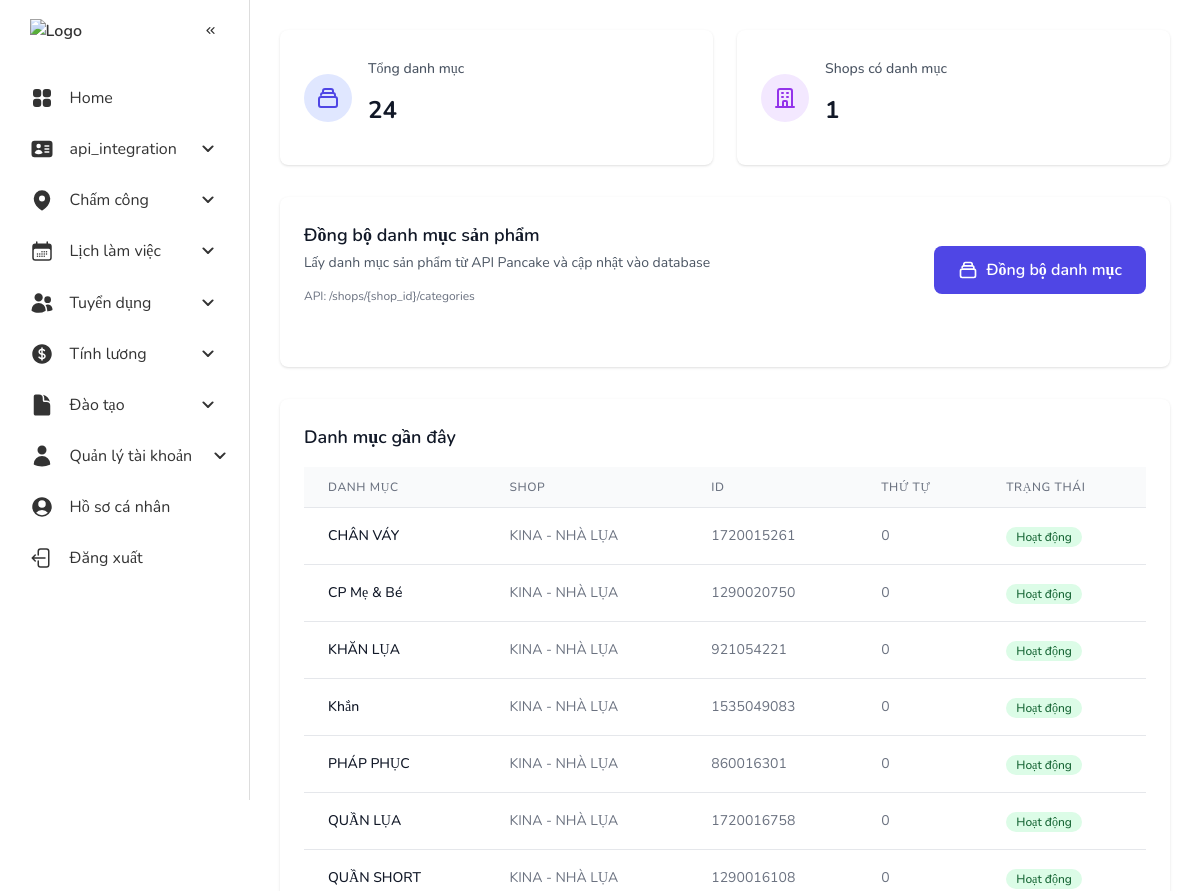
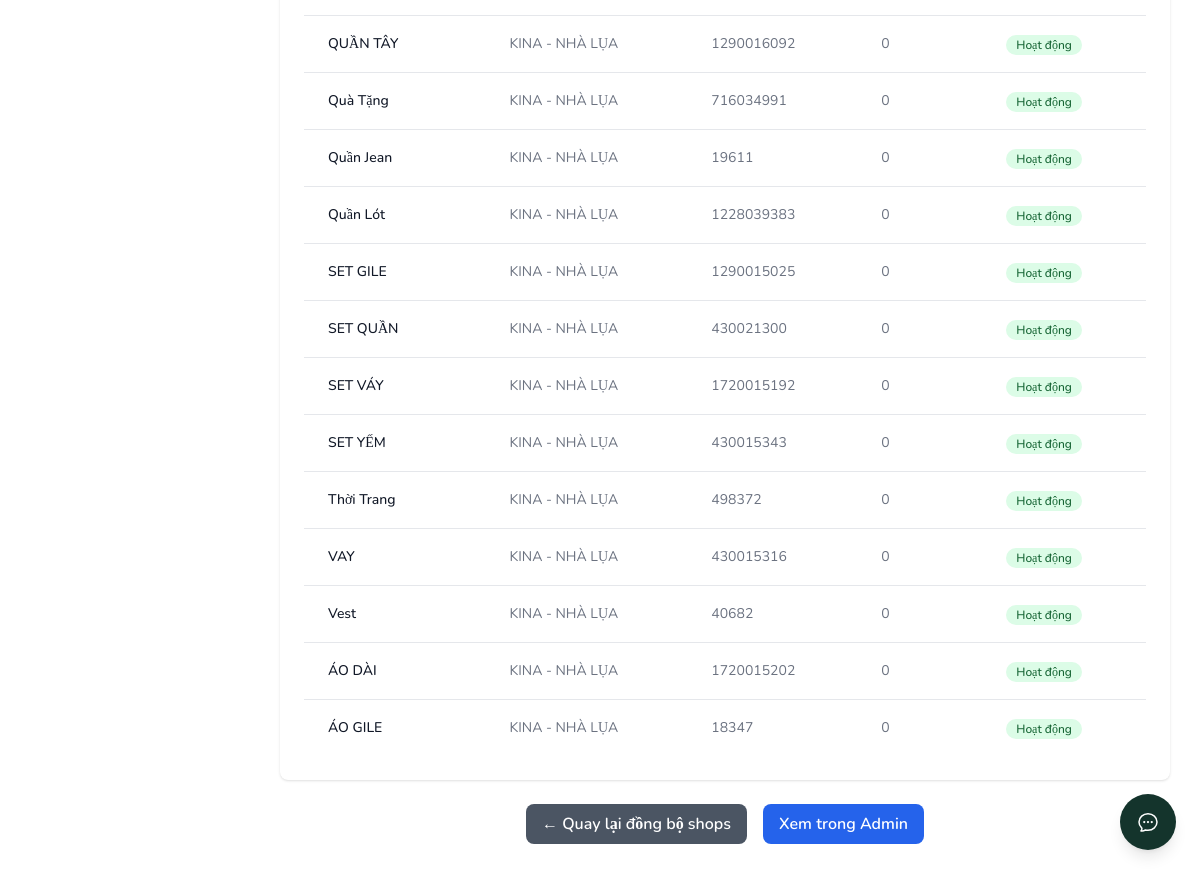
Page /api-integration/sync-categories/ (signed in) on the committed database (2 pictures, top to bottom).
### shops/models.py (models this page shows, shortened)
class Category(models.Model):
    shop = models.ForeignKey(Shop, on_delete=models.CASCADE, related_name='categories')
    pancake_id = models.IntegerField()
    name = models.CharField(max_length=255)
    description = models.TextField(blank=True, null=True)
    parent = models.ForeignKey('self', on_delete=models.CASCADE, null=True, blank=True, related_name='children')
    sort_order = models.IntegerField(default=0)
    is_active = models.BooleanField(default=True)
    created_at = models.DateTimeField(auto_now_add=True)
    updated_at = models.DateTimeField(auto_now=True)
    class Meta:
        db_table = 'categories'
        verbose_name = 'Danh mục'
        verbose_name_plural = 'Danh mục'
        unique_together = ['shop', 'pancake_id']
        ordering = ['sort_order', 'name']

class Shop(models.Model):
    pancake_id = models.IntegerField(unique=True)
    name = models.CharField(max_length=255)
    currency = models.CharField(max_length=10, default='VND')
    avatar_url = models.URLField(blank=True, null=True)
    link_post_marketer = models.JSONField(default=list, blank=True)
    created_at = models.DateTimeField(auto_now_add=True)
    updated_at = models.DateTimeField(auto_now=True)
    last_sync = models.DateTimeField(default=timezone.now)
    class Meta:
        db_table = 'shops'
        verbose_name = 'Cửa hàng'
        verbose_name_plural = 'Cửa hàng'

### api_integration/views.py (the view)
# urls.py: path('sync-categories/', views.sync_categories, name='sync_categories'),
@login_required
@require_http_methods(["GET", "POST"])
def sync_categories(request):
    if request.method == 'POST':
        vietnam_start_time = _get_vietnam_time()
        try:
            result = _sync_all_categories()
            vietnam_end_time = _get_vietnam_time()
            message_parts = [
                f'Đồng bộ hoàn tất: {result.categories_created} danh mục mới, '
                f'{result.categories_updated} danh mục cập nhật'
            ]
            if result.errors:
                message_parts.append(f'{len(result.errors)} lỗi')
            context = {
                'success': len(result.errors) == 0,
                'message': ', '.join(message_parts),
                'sync_time': vietnam_end_time,
                'categories': Category.objects.all().order_by('shop__name', 'name')[:20],
                'synced_categories': result.categories_created + result.categories_updated,
                'error_count': len(result.errors),
                'error_details': result.errors[:5]
            }
            if request.headers.get('Content-Type') == 'application/json':
                return JsonResponse({
                    'success': len(result.errors) == 0,
                    'message': 'Đồng bộ danh mục thành công' if not result.errors else 'Đồng bộ có lỗi',
                    'data': {
                        'categories_created': result.categories_created,
                        'categories_updated': result.categories_updated,
                        'errors': len(result.errors),
                        'error_details': result.errors[:5],
                        'timestamp': vietnam_end_time.isoformat()
                    }
                })
        except Exception as e:
            vietnam_error_time = _get_vietnam_time()
            logger.error(f"Critical error in sync_categories: {e}", exc_info=True)
            context = {
                'success': False,
                'message': f'Lỗi đồng bộ danh mục: {str(e)}',
                'sync_time': vietnam_error_time,
                'categories': Category.objects.all().order_by('shop__name', 'name')[:20]
            }
            if request.headers.get('Content-Type') == 'application/json':
                return JsonResponse({
                    'success': False,
                    'message': f'Lỗi đồng bộ: {str(e)}',
                    'error_code': 'SYNC_FAILED',
                    'timestamp': vietnam_error_time.isoformat()
                }, status=500)
    else:
        vietnam_now = _get_vietnam_time()
        context = {
            'total_shops': Shop.objects.count(),
            'total_categories': Category.objects.count(),
            'categories': Category.objects.all().select_related('shop', 'parent').order_by('shop__name', 'name')[:20],
            'current_time': vietnam_now,
            'timezone_info': 'GMT+7 (Việt Nam)'
        }
    return render(request, 'sync_categories.html', context)

### api_integration/views.py (called while the page is built)
def _get_vietnam_time(dt=None):
    if dt is None:
        return timezone.now().astimezone(VIETNAM_TZ)
    if dt.tzinfo is None:
        dt = pytz.UTC.localize(dt)
    return dt.astimezone(VIETNAM_TZ)

### api_integration/templates/sync_categories.html (shortened to what this page needs)
{% extends 'base_generic.html' %}
{% block content %}
<div class="grid grid-cols-1 md:grid-cols-2 gap-6 mb-8">
    <div class="bg-white rounded-lg shadow p-6">
        <div class="flex items-center">
            <div class="p-3 rounded-full bg-indigo-100 mr-4">
                <svg class="w-6 h-6 text-indigo-600" fill="none" stroke="currentColor" viewBox="0 0 24 24">
                    <path stroke-linecap="round" stroke-linejoin="round" stroke-width="2" d="M19 11H5m14 0a2 2 0 012 2v6a2 2 0 01-2 2H5a2 2 0 01-2-2v-6a2 2 0 012-2m14 0V9a2 2 0 00-2-2M5 9a2 2 0 012-2m0 0V5a2 2 0 012-2h6a2 2 0 012 2v2M7 7h10"/>
                </svg>
            </div>
            <div>
                <p class="text-sm font-medium text-gray-600">Tổng danh mục</p>
                <p class="text-2xl font-bold text-gray-900">{{ total_categories }}</p>
            </div>
        </div>
    </div>
    <div class="bg-white rounded-lg shadow p-6">
        <div class="flex items-center">
            <div class="p-3 rounded-full bg-purple-100 mr-4">
                <svg class="w-6 h-6 text-purple-600" fill="none" stroke="currentColor" viewBox="0 0 24 24">
                    <path stroke-linecap="round" stroke-linejoin="round" stroke-width="2" d="M19 21V5a2 2 0 00-2-2H7a2 2 0 00-2 2v16m14 0h2m-2 0h-5m-9 0H3m2 0h5M9 7h1m-1 4h1m4-4h1m-1 4h1m-5 10v-5a1 1 0 011-1h2a1 1 0 011 1v5m-4 0h4"/>
                </svg>
            </div>
            <div>
                <p class="text-sm font-medium text-gray-600">Shops có danh mục</p>
                <p class="text-2xl font-bold text-gray-900">{{ total_shops }}</p>
            </div>
        </div>
    </div>
</div>
<div class="bg-white rounded-lg shadow p-6 mb-8">
    <div class="flex items-center justify-between mb-6">
        <div>
            <h3 class="text-lg font-semibold text-gray-900">Đồng bộ danh mục sản phẩm</h3>
            <p class="text-sm text-gray-600 mt-1">
                Lấy danh mục sản phẩm từ API Pancake và cập nhật vào database
            </p>
            <p class="text-xs text-gray-500 mt-2">
                API: /shops/{shop_id}/categories
            </p>
        </div>
        <div>
            <form method="post" id="sync-categories-form">
                <button type="submit" id="sync-categories-btn" class="bg-indigo-600 hover:bg-indigo-700 text-white font-semibold py-3 px-6 rounded-lg transition-colors duration-200 flex items-center">
                    <span id="sync-categories-text">Đồng bộ danh mục</span>
                </button>
            </form>
        </div>
    </div>
</div>
{% if categories %}
<div class="bg-white rounded-lg shadow p-6">
    <h3 class="text-lg font-semibold text-gray-900 mb-4">Danh mục gần đây</h3>
    <div class="overflow-x-auto">
        <table class="min-w-full divide-y divide-gray-200">
            <thead class="bg-gray-50">
                <tr>
                    <th class="px-6 py-3 text-left text-xs font-medium text-gray-500 uppercase tracking-wider">Danh mục</th>
                    <th class="px-6 py-3 text-left text-xs font-medium text-gray-500 uppercase tracking-wider">Shop</th>
                    <th class="px-6 py-3 text-left text-xs font-medium text-gray-500 uppercase tracking-wider">ID</th>
                    <th class="px-6 py-3 text-left text-xs font-medium text-gray-500 uppercase tracking-wider">Thứ tự</th>
                    <th class="px-6 py-3 text-left text-xs font-medium text-gray-500 uppercase tracking-wider">Trạng thái</th>
                </tr>
            </thead>
            <tbody class="bg-white divide-y divide-gray-200">
                {% for category in categories %}
                <tr class="hover:bg-gray-50">
                    <td class="px-6 py-4 whitespace-nowrap">
                        <div class="text-sm font-medium text-gray-900">{{ category.name }}</div>
                    </td>
                    <td class="px-6 py-4 whitespace-nowrap text-sm text-gray-500">
                        {{ category.shop.name }}
                    </td>
                    <td class="px-6 py-4 whitespace-nowrap text-sm text-gray-500">
                        {{ category.pancake_id }}
                    </td>
                    <td class="px-6 py-4 whitespace-nowrap text-sm text-gray-500">
                        {{ category.sort_order }}
                    </td>
                    <td class="px-6 py-4 whitespace-nowrap">
                        {% if category.is_active %}
                            <span class="inline-flex items-center px-2.5 py-0.5 rounded-full text-xs font-medium bg-green-100 text-green-800">
                                Hoạt động
                            </span>
                        {% else %}
                            <span class="inline-flex items-center px-2.5 py-0.5 rounded-full text-xs font-medium bg-red-100 text-red-800">
                                Tạm dừng
                            </span>
                        {% endif %}
                    </td>
                </tr>
                {% endfor %}
            </tbody>
        </table>
    </div>
</div>
{% endif %}
<div class="mt-6 flex justify-center">
    <a href="{% url 'api_integration:sync_shops' %}" class="bg-gray-600 hover:bg-gray-700 text-white font-semibold py-2 px-4 rounded-lg transition-colors duration-200 mr-4">
        ← Quay lại đồng bộ shops
    </a>
    <a href="/admin/shops/category/" class="bg-blue-600 hover:bg-blue-700 text-white font-semibold py-2 px-4 rounded-lg transition-colors duration-200">
        Xem trong Admin
    </a>
</div>
{% endblock %}

### main/templates/base_generic.html (shortened to what this page needs)
<!DOCTYPE html>
<html lang="en">
<head>
  <script src="https://cdn.tailwindcss.com"></script>
  <link href="https://cdn.jsdelivr.net/npm/select2@4.1.0-rc.0/dist/css/select2.min.css" rel="stylesheet" />
  <script src="https://cdn.tailwindcss.com?plugins=forms,typography,aspect-ratio,line-clamp,container-queries"></script>
</head>
<div id="chatBubbleWidget" class="fixed bottom-6 right-6 z-50">
  <button id="chatToggleBtn" class="flex items-center justify-center w-14 h-14 rounded-full bg-[#14342C] text-white shadow-lg hover:bg-[#14342C] transition-all duration-300 focus:outline-none">
  </button>
</div>
<body>
  <nav id="sidebar">
    <ul>
      <li>
        <span class="logo"> <img src="https://nhalua.vn/wp-content/uploads/2025/08/cropped-LOGO-NHALUA-FINAL-n1-01-1-scaled-1.png" alt="Logo"></span>
        <button onclick=toggleSidebar() id="toggle-btn">
        </button>
      </li>
      <li>
        <a href="{% url 'main:home' %}">
          <span>Home</span>
        </a>
      </li>
      <li>
        <button onclick=toggleSubMenu(this) class="dropdown-btn">
          <span>api_integration</span>
          <svg xmlns="http://www.w3.org/2000/svg" height="24px" viewBox="0 -960 960 960" width="24px" fill="#e8eaed"><path d="M480-361q-8 0-15-2.5t-13-8.5L268-556q-11-11-11-28t11-28q11-11 28-11t28 11l156 156 156-156q11-11 28-11t28 11q11 11 11 28t-11 28L508-372q-6 6-13 8.5t-15 2.5Z"/></svg>
        </button>
      </li>
      <li>
        <button onclick=toggleSubMenu(this) class="dropdown-btn">
          <span>Chấm công</span>
          <svg xmlns="http://www.w3.org/2000/svg" height="24px" viewBox="0 -960 960 960" width="24px" fill="#e8eaed"><path d="M480-361q-8 0-15-2.5t-13-8.5L268-556q-11-11-11-28t11-28q11-11 28-11t28 11l156 156 156-156q11-11 28-11t28 11q11 11 11 28t-11 28L508-372q-6 6-13 8.5t-15 2.5Z"/></svg>
        </button>
      </li>
      <li>
        <button onclick=toggleSubMenu(this) class="dropdown-btn">
          <span>Lịch làm việc</span>
          <svg xmlns="http://www.w3.org/2000/svg" height="24px" viewBox="0 -960 960 960" width="24px" fill="#e8eaed"><path d="M480-361q-8 0-15-2.5t-13-8.5L268-556q-11-11-11-28t11-28q11-11 28-11t28 11l156 156 156-156q11-11 28-11t28 11q11 11 11 28t-11 28L508-372q-6 6-13 8.5t-15 2.5Z"/></svg>
        </button>
      </li>
      <li>
        <button onclick=toggleSubMenu(this) class="dropdown-btn">
          <span>Tuyển dụng</span>
          <svg xmlns="http://www.w3.org/2000/svg" height="24px" viewBox="0 -960 960 960" width="24px" fill="#e8eaed"><path d="M480-361q-8 0-15-2.5t-13-8.5L268-556q-11-11-11-28t11-28q11-11 28-11t28 11l156 156 156-156q11-11 28-11t28 11q11 11 11 28t-11 28L508-372q-6 6-13 8.5t-15 2.5Z"/></svg>
        </button>
      </li>
      <li>
        <button onclick=toggleSubMenu(this) class="dropdown-btn">
          <span>Tính lương</span>
          <svg xmlns="http://www.w3.org/2000/svg" height="24px" viewBox="0 -960 960 960" width="24px" fill="#e8eaed"><path d="M480-361q-8 0-15-2.5t-13-8.5L268-556q-11-11-11-28t11-28q11-11 28-11t28 11l156 156 156-156q11-11 28-11t28 11q11 11 11 28t-11 28L508-372q-6 6-13 8.5t-15 2.5Z"/></svg>
        </button>
      </li>
      <li>
        <button onclick=toggleSubMenu(this) class="dropdown-btn">
          <span>Đào tạo</span>
          <svg xmlns="http://www.w3.org/2000/svg" height="24px" viewBox="0 -960 960 960" width="24px" fill="#e8eaed"><path d="M480-361q-8 0-15-2.5t-13-8.5L268-556q-11-11-11-28t11-28q11-11 28-11t28 11l156 156 156-156q11-11 28-11t28 11q11 11 11 28t-11 28L508-372q-6 6-13 8.5t-15 2.5Z"/></svg>
        </button>
      </li>
        <li>
          <button onclick=toggleSubMenu(this) class="dropdown-btn">
            <span>Quản lý tài khoản </span>
            <svg xmlns="http://www.w3.org/2000/svg" height="24px" viewBox="0 -960 960 960" width="24px" fill="#e8eaed"><path d="M480-361q-8 0-15-2.5t-13-8.5L268-556q-11-11-11-28t11-28q11-11 28-11t28 11l156 156 156-156q11-11 28-11t28 11q11 11 11 28t-11 28L508-372q-6 6-13 8.5t-15 2.5Z"/></svg>
          </button>
        </li>
      <li>
        <a href="#">
          <span>Hồ sơ cá nhân</span>
        </a>
      </li>
      <li>
        <a href="#">
          <span>Đăng xuất</span>
        </a>
      </li>
    </ul>
  </nav>
  <main>
  {% block content %}
  {% endblock %}
  </main>
</body>
</html>

### main/templates/base_generic.html (style rules this page uses)
:root { --base-clr: #ffffff; --line-clr: #dddddd; --hover-clr: #f0f0f0; --text-clr: #333333; --accent-clr: #5e63ff; }
* { margin: 0; padding: 0; }
body { font-family: 'Nunito'; }
html { line-height: 1.5rem; }
body { min-height: 100vh; min-height: 100dvh; background-color: var(--base-clr); color: var(--text-clr); display: grid; grid-template-columns: auto 1fr; }
#sidebar { box-sizing: border-box; height: 100vh; width: 250px; padding: 5px 1em; background-color: var(--base-clr); border-right: 1px solid var(--line-clr); position: sticky; top: 0; align-self: start; transition: 300ms ease-in-out; overflow-y: overlay; overflow-x: hidden; text-wrap: nowrap; max-height: 100vh; padding-right: 15px; }
#sidebar ul { list-style: none; }
.logo { text-align: center; padding: 15px 15px; }
.logo img { max-width: 120px; height: auto; }
#sidebar a, #sidebar .dropdown-btn, #sidebar .logo { border-radius: .5em; padding: .85em; text-decoration: none; color: var(--text-clr); display: flex; align-items: center; gap: 1em; }
.dropdown-btn { width: 100%; text-align: left; background: none; border: none; font: inherit; cursor: pointer; }
#sidebar svg { flex-shrink: 0; fill: var(--text-clr); }
#sidebar a span, #sidebar .dropdown-btn span { flex-grow: 1; }
.dropdown-btn svg { transition: 200ms ease; }
main { padding: min(30px, 7%); }
main p { color: var(--secondary-text-clr); margin-top: 5px; margin-bottom: 15px; }

### rows in the picture
Category: name "CHÂN VÁY", shop.name "KINA - NHÀ LỤA", pancake_id "1720015261", sort_order "0", is_active "Hoạt động"
Category: name "CP Mẹ & Bé", shop.name "KINA - NHÀ LỤA", pancake_id "1290020750", sort_order "0", is_active "Hoạt động"
Category: name "KHĂN LỤA", shop.name "KINA - NHÀ LỤA", pancake_id "921054221", sort_order "0", is_active "Hoạt động"
Category: name "Khắn", shop.name "KINA - NHÀ LỤA", pancake_id "1535049083", sort_order "0", is_active "Hoạt động"
Category: name "PHÁP PHỤC", shop.name "KINA - NHÀ LỤA", pancake_id "860016301", sort_order "0", is_active "Hoạt động"
Category: name "QUẦN LỤA", shop.name "KINA - NHÀ LỤA", pancake_id "1720016758", sort_order "0", is_active "Hoạt động"
Category: name "QUẦN SHORT", shop.name "KINA - NHÀ LỤA", pancake_id "1290016108", sort_order "0", is_active "Hoạt động"
Category: name "QUẦN TÂY", shop.name "KINA - NHÀ LỤA", pancake_id "1290016092", sort_order "0", is_active "Hoạt động"
Category: name "Quà Tặng", shop.name "KINA - NHÀ LỤA", pancake_id "716034991", sort_order "0", is_active "Hoạt động"
Category: name "Quần Jean", shop.name "KINA - NHÀ LỤA", pancake_id "19611", sort_order "0", is_active "Hoạt động"
Category: name "Quần Lót", shop.name "KINA - NHÀ LỤA", pancake_id "1228039383", sort_order "0", is_active "Hoạt động"
Category: name "SET GILE", shop.name "KINA - NHÀ LỤA", pancake_id "1290015025", sort_order "0", is_active "Hoạt động"
Category: name "SET QUẦN", shop.name "KINA - NHÀ LỤA", pancake_id "430021300", sort_order "0", is_active "Hoạt động"
Category: name "SET VÁY", shop.name "KINA - NHÀ LỤA", pancake_id "1720015192", sort_order "0", is_active "Hoạt động"
Category: name "SET YẾM", shop.name "KINA - NHÀ LỤA", pancake_id "430015343", sort_order "0", is_active "Hoạt động"
Category: name "Thời Trang", shop.name "KINA - NHÀ LỤA", pancake_id "498372", sort_order "0", is_active "Hoạt động"
Category: name "VAY", shop.name "KINA - NHÀ LỤA", pancake_id "430015316", sort_order "0", is_active "Hoạt động"
Category: name "Vest", shop.name "KINA - NHÀ LỤA", pancake_id "40682", sort_order "0", is_active "Hoạt động"
Category: name "ÁO DÀI", shop.name "KINA - NHÀ LỤA", pancake_id "1720015202", sort_order "0", is_active "Hoạt động"
Category: name "ÁO GILE", shop.name "KINA - NHÀ LỤA", pancake_id "18347", sort_order "0", is_active "Hoạt động"

### other values in the picture
{{ total_categories }} "24"
{{ total_shops }} "1"
